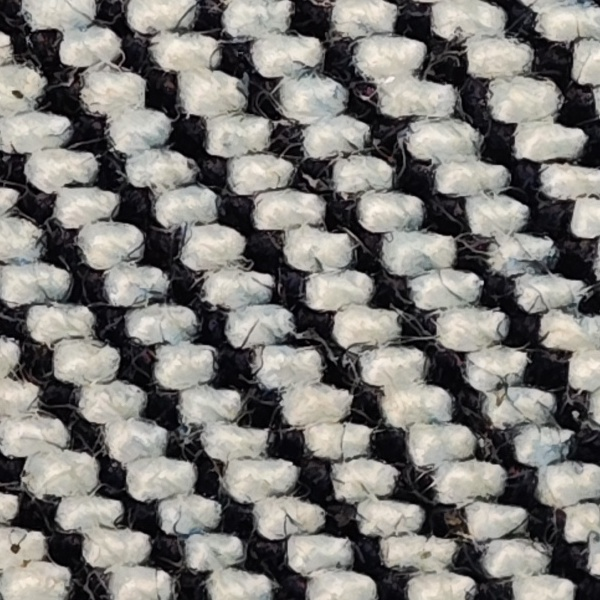
#> input picture experiments/shibie-8k-rt-physical-optics/photo_05_real_R_native600.jpg, 600 x 600 px
$ python -i symmetric_valley_user_v2.py   (imports and definitions only)   (older library calls are emulated)
#> lines starting #> are read from the running program, lines starting #| are printed output that depends on the picture; after the words box and inside, x2 and y2 are one past the last pixel; in counts of white or black regions, pixels touching at a corner belong together
#> further down, picture is the input picture: shape (600, 600, 3); mean B, G, R 119.6, 123.1, 125.2
"""VERBATIM user-supplied V2 algorithm; tested but NOT a validated physical yarn detector.

Risk: accepted=True refers only to a strong symmetric optical valley, not true yarn.
Risk: peak/median `confidence` is not a calibrated probability and may overflow.
Do not wire this directly to the main product or V5.
"""
import cv2
import numpy as np


def detect_true_yarn_directions_v2(
    img_bgr, shoulder_dist_list=(2.0, 3.2), symmetry_alpha=2.0
):
  """V2: 基于【法向双肩同高对称算子 + 谷底零梯度门控 + 切向共线游程】的真实纱向检测

  彻底抛弃激进的白点膨胀掩码，正反面通用，自动剔除暗色浮点边缘。

  返回:
      dict: {
          'accepted': bool,            # 是否通过真实纱缝置信度检验 (可拒判纯浮点负例)
          'warp_or_dom_deg': float,    # 显性主纱线方向 (正面通常为经纱, 反面通常为纬纱, 0~180°)
          'ortho_yarn_deg': float,     # 正交另一组纱线方向 (0~180°)
          'pattern_deg': float,        # 宏观编织花纹/斜纹方向 (0~180°)
          'valid_pixel_ratio': float,  # 参与候选评估的有效像素比例
          'confidence': float,         # 方向峰值显著度置信度
          'sym_seam_map': np.ndarray   # 可视化用的对称暗缝响应图
      }
  """
#> called with shoulder_dist_list = (2, 3.2), symmetry_alpha = 2
  # 1. 严格中心对称偶数尺寸裁剪 + 圆形各向同性窗口 (保证100%四向90°旋转一致)
  h, w = img_bgr.shape[:2]
#> h = 600; w = 600
  roi_size = (min(h, w, 600) // 2) * 2
#> roi_size = 600
  y0, x0 = (h - roi_size) // 2, (w - roi_size) // 2
#> y0 = 0; x0 = 0
  roi = img_bgr[y0 : y0 + roi_size, x0 : x0 + roi_size]

  gray = cv2.cvtColor(roi, cv2.COLOR_BGR2GRAY).astype(np.float32)

  # 构建严格旋转对称的圆形掩码 (消除正方形四角对斜线长度的偏置)
  yy, xx = np.mgrid[0:roi_size, 0:roi_size].astype(np.float32)
  center = (roi_size - 1) / 2.0
#> center = 299.5
  radius = roi_size * 0.46
#> radius = 276
  dist_from_center = np.hypot(xx - center, yy - center)
  circular_mask = dist_from_center <= radius

  # ---------------------------------------------------------
  # 模块 A: 提取宏观编织花纹方向 (参数10)
  # ---------------------------------------------------------
  gx_mac = cv2.Sobel(gray, cv2.CV_32F, 1, 0, ksize=5)
  gy_mac = cv2.Sobel(gray, cv2.CV_32F, 0, 1, ksize=5)
  Jxx = cv2.GaussianBlur(gx_mac * gx_mac, (25, 25), 5.0)
  Jyy = cv2.GaussianBlur(gy_mac * gy_mac, (25, 25), 5.0)
  Jxy = cv2.GaussianBlur(gx_mac * gy_mac, (25, 25), 5.0)
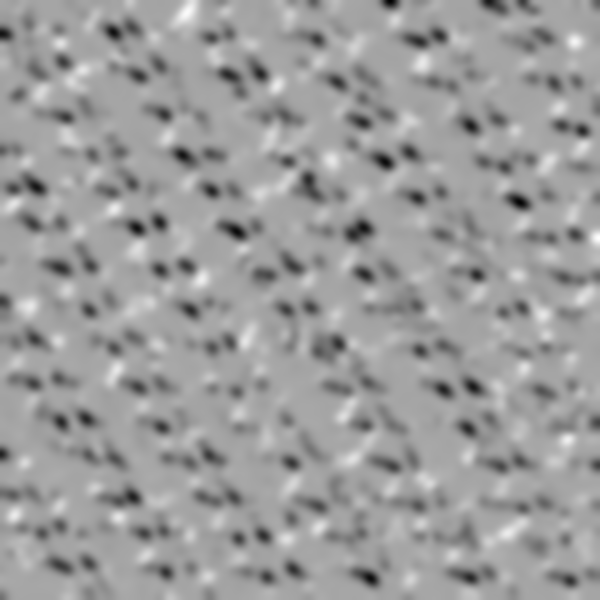
#> Jxy: shape (600, 600) float32; min -5111639.5, max 2776161.5, mean -272644.1; drawn with min black and max white
  # 结构张量最大特征值对应梯度方向，+pi/2 为条纹切线方向
  pattern_rad = 0.5 * np.arctan2(
      2.0 * np.mean(Jxy[circular_mask]), np.mean((Jxx - Jyy)[circular_mask])
  ) + (np.pi / 2.0)
#> pattern_rad = 0.396
  pattern_deg = float(np.degrees(pattern_rad) % 180.0)
#> pattern_deg = 22.72

  # ---------------------------------------------------------
  # 模块 B: 原始灰度图微尺度 Hessian 暗谷法线与切线计算 (无半波倒转, 零90°偏差)
  # ---------------------------------------------------------
  # 轻微平滑保留 1.5~4px 纱缝，同时提取一阶与二阶导数
  smooth = cv2.GaussianBlur(gray, (5, 5), 1.1)

  Ix = cv2.Sobel(smooth, cv2.CV_32F, 1, 0, ksize=3) / 8.0
  Iy = cv2.Sobel(smooth, cv2.CV_32F, 0, 1, ksize=3) / 8.0
  Ixx = cv2.Sobel(smooth, cv2.CV_32F, 2, 0, ksize=3) / 4.0
  Iyy = cv2.Sobel(smooth, cv2.CV_32F, 0, 2, ksize=3) / 4.0
  Ixy = cv2.Sobel(smooth, cv2.CV_32F, 1, 1, ksize=3) / 4.0

  # 在原始未倒转图像上，暗谷(Dark Valley)的法线方向具有最大的【正】二阶导数 lambda_n > 0
  trace = Ixx + Iyy
  det_term = np.sqrt((Ixx - Iyy) ** 2 + 4.0 * (Ixy**2) + 1e-12)
  lambda_n = 0.5 * (trace + det_term)  # 垂直于暗缝方向的正曲率 (越大说明谷越深锐)
  lambda_t = 0.5 * (trace - det_term)  # 沿着暗缝切线方向的曲率 (理想直线接近0)

  # 法线角度 phi_n (指向最大正曲率方向) 与 纱缝切线角度 theta_t = phi_n + 90°
  phi_n = 0.5 * np.arctan2(2.0 * Ixy, Ixx - Iyy)
  theta_t = (phi_n + 0.5 * np.pi) % np.pi

  nx = np.cos(phi_n).astype(np.float32)
  ny = np.sin(phi_n).astype(np.float32)
  tx = -ny  # 切线单位向量 x
  ty = nx  # 切线单位向量 y

  # ---------------------------------------------------------
  # 模块 C: 法向双肩同高对称算子 (剔除暗色浮点边缘与纯白点光晕)
  # ---------------------------------------------------------
  # 谷底中心一阶法向梯度 g_n (真暗缝在谷底 g_n ≈ 0，而浮点暗边缘在斜坡上 |g_n| 很大)
  g_n = np.abs(Ix * nx + Iy * ny)

  sym_seam_map = np.zeros_like(gray)
  for d in shoulder_dist_list:
    # 沿法线方向在 ±d 处进行双线性插值采样左右双肩灰度 I_+ 和 I_-
    I_plus = cv2.remap(
        smooth, xx + d * nx, yy + d * ny, cv2.INTER_LINEAR, borderMode=cv2.BORDER_REFLECT
    )
    I_minus = cv2.remap(
        smooth, xx - d * nx, yy - d * ny, cv2.INTER_LINEAR, borderMode=cv2.BORDER_REFLECT
    )

    delta_plus = I_plus - smooth
    delta_minus = I_minus - smooth

    # 条件1: 左右双肩必须同时高于谷底 (min_rise > 0)
    min_rise = np.minimum(delta_plus, delta_minus)
    both_higher = min_rise > 0.0

    # 条件2: 双肩高度对称性 (若一侧是白浮点、一侧是蓝纱，|delta_+ - delta_-| 极大，权重直接归0)
    shoulder_sum = delta_plus + delta_minus + 1e-6
    shoulder_diff = np.abs(delta_plus - delta_minus)
    w_sym = np.clip(1.0 - symmetry_alpha * (shoulder_diff / shoulder_sum), 0.0, 1.0)

    # 条件3: 谷底一阶法向梯度门控 (要求极值点位于中心而非陡坡)
    w_bottom = np.exp(-0.5 * (g_n / (0.35 * shoulder_sum + 1e-4)) ** 2)

    # 综合该尺度的对称暗谷响应
    resp_d = np.where(both_higher, min_rise * w_sym * w_bottom, 0.0)
    sym_seam_map = np.maximum(sym_seam_map, resp_d)
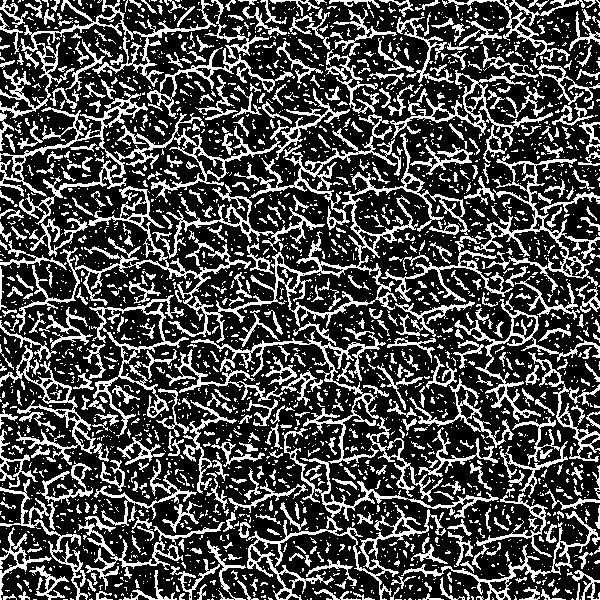
#> both_higher: shape (600, 600) bool; 28.8% white in thin lines or dots

  # 乘以正曲率强度，并抑制各向同性圆坑 (要求法向曲率显著大于切向曲率绝对值)
  tubularity = np.clip(1.0 - np.abs(lambda_t) / (lambda_n + 1e-5), 0.0, 1.0)
  sym_seam_map = sym_seam_map * np.maximum(0.0, lambda_n) * tubularity

  # ---------------------------------------------------------
  # 模块 D: 切向共线游程验证 (斩断浮点周围短促弯曲的残余弧线)
  # ---------------------------------------------------------
  # 沿着局部切线方向 ±2.5px 采样，要求前后像素同样具有高对称暗谷响应且角度共线
  step_t = 2.5
  sym_fwd = cv2.remap(
      sym_seam_map, xx + step_t * tx, yy + step_t * ty, cv2.INTER_LINEAR
  )
  sym_bwd = cv2.remap(
      sym_seam_map, xx - step_t * tx, yy - step_t * ty, cv2.INTER_LINEAR
  )

  # 使用倍角余弦 cos(2*theta) 衡量前后切线方向的共线性 (避免 0°/180° 跳变)
  cos2t = np.cos(2.0 * theta_t).astype(np.float32)
  sin2t = np.sin(2.0 * theta_t).astype(np.float32)
  c_fwd = cv2.remap(cos2t, xx + step_t * tx, yy + step_t * ty, cv2.INTER_LINEAR)
  s_fwd = cv2.remap(sin2t, xx + step_t * tx, yy + step_t * ty, cv2.INTER_LINEAR)
  c_bwd = cv2.remap(cos2t, xx - step_t * tx, yy - step_t * ty, cv2.INTER_LINEAR)
  s_bwd = cv2.remap(sin2t, xx - step_t * tx, yy - step_t * ty, cv2.INTER_LINEAR)
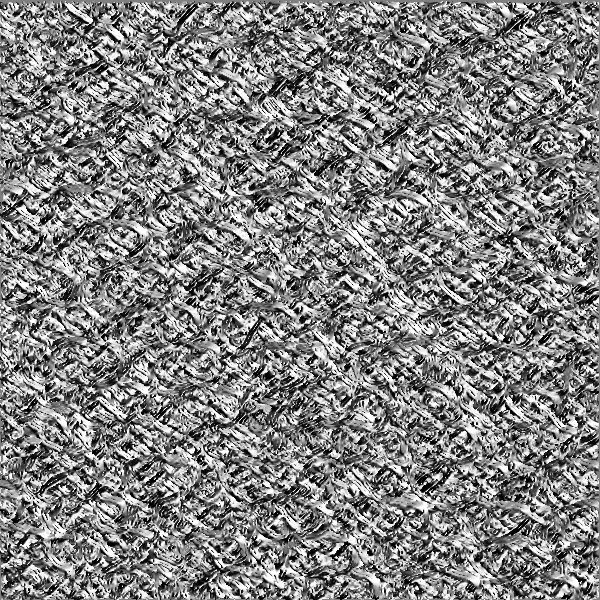
#> s_bwd: shape (600, 600) float32; min -1, max 1, mean 0.0224; drawn with min black and max white

  align_fwd = np.clip(cos2t * c_fwd + sin2t * s_fwd, 0.0, 1.0)
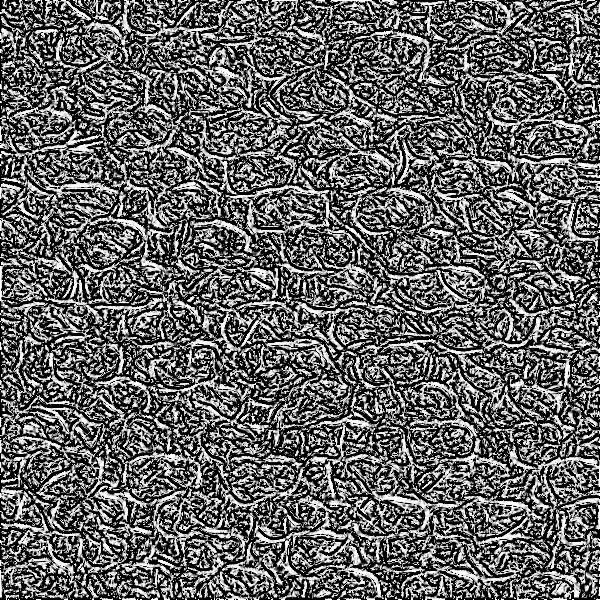
#> align_fwd: shape (600, 600) float32; min 0, max 1, mean 0.388
  align_bwd = np.clip(cos2t * c_bwd + sin2t * s_bwd, 0.0, 1.0)
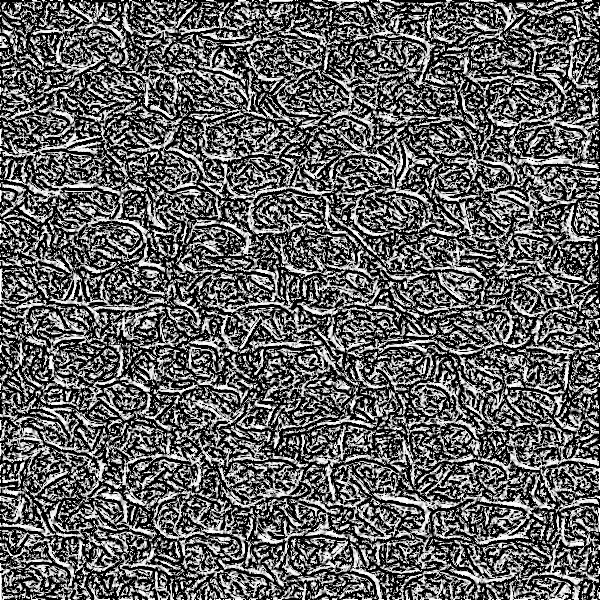
#> align_bwd: shape (600, 600) float32; min 0, max 1, mean 0.386

  # 几何平均游程增强：孤立圆弧点直接衰减，连续直线暗缝保留
  coherence_map = (
      (sym_seam_map * (sym_fwd + 1e-6) * (sym_bwd + 1e-6)) ** (1.0 / 3.0)
      * (align_fwd**2)
      * (align_bwd**2)
  )
  coherence_map *= circular_mask
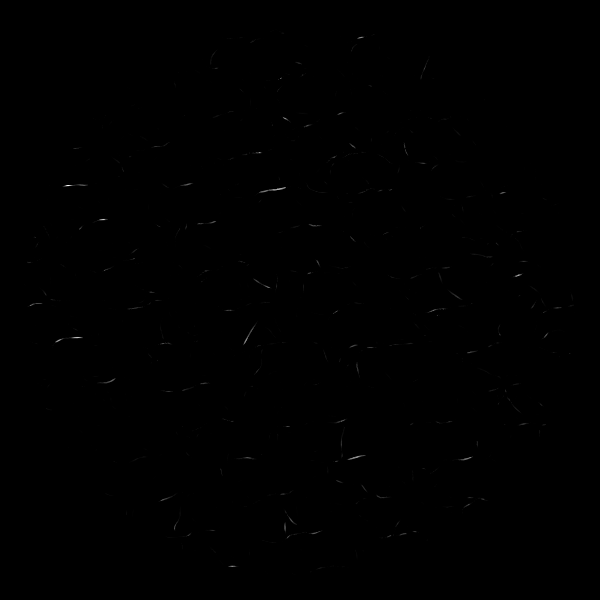
#> coherence_map: shape (600, 600) float32; min 0, max 2427.1, mean 2.1; drawn with min black and max white

  # ---------------------------------------------------------
  # 模块 E: 负例拒判机制与高精度旋转不变方向直方图
  # ---------------------------------------------------------
  active_mask = circular_mask & (sym_seam_map > 1e-3)
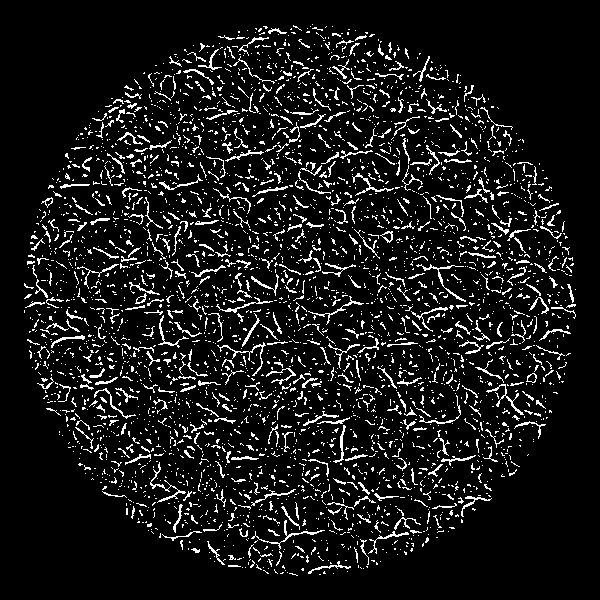
#> active_mask: shape (600, 600) bool; 9.2% white in thin lines or dots, all inside (x1, y1, x2, y2) = (24, 24, 576, 576)
  valid_pixel_ratio = float(np.sum(active_mask) / np.sum(circular_mask))
#> valid_pixel_ratio = 0.139

  # 若全图几乎没有对称暗谷 (例如【仅有白浮点的合成负例】)，直接拒判！
  max_coherence = float(np.max(coherence_map))
#> max_coherence = 2427.1
  if valid_pixel_ratio < 0.015 or max_coherence < 1e-2:
    return {
        'accepted': False,
        'warp_or_dom_deg': None,
        'ortho_yarn_deg': None,
        'pattern_deg': pattern_deg,
        'valid_pixel_ratio': valid_pixel_ratio,
        'confidence': 0.0,
        'sym_seam_map': coherence_map,
    }

  # 使用中心对齐的 720 bins (步长0.25°) 进行连续环形投票，确保90°旋转严格对称
  num_bins = 720
  deg_map = (np.degrees(theta_t) % 180.0).ravel()
  weights = coherence_map.ravel()

  # 将每个像素角度按线性插值分配到相邻两个 bin，彻底消除离散分箱边界跳变
  bin_float = (deg_map / 180.0) * num_bins
  bin_idx0 = np.floor(bin_float).astype(np.int32) % num_bins
  bin_idx1 = (bin_idx0 + 1) % num_bins
  frac = bin_float - np.floor(bin_float)

  hist = np.zeros(num_bins, dtype=np.float64)
  np.add.at(hist, bin_idx0, weights * (1.0 - frac))
  np.add.at(hist, bin_idx1, weights * frac)

  # 环形高斯平滑直方图
  pad = 36
  kernel = np.exp(-0.5 * (np.arange(-pad, pad + 1) / 8.0) ** 2)
  kernel /= np.sum(kernel)
  hist_padded = np.concatenate([hist[-pad:], hist, hist[:pad]])
  hist_smooth = np.convolve(hist_padded, kernel, mode='valid')

  # 计算峰值显著度置信度 (Peak-to-Median Ratio)
  peak_idx = int(np.argmax(hist_smooth))
  peak_val = hist_smooth[peak_idx]
  med_val = float(np.median(hist_smooth) + 1e-9)
  confidence = float(peak_val / med_val)

  if confidence < 1.8:
    return {
        'accepted': False,
        'warp_or_dom_deg': None,
        'ortho_yarn_deg': None,
        'pattern_deg': pattern_deg,
        'valid_pixel_ratio': valid_pixel_ratio,
        'confidence': confidence,
        'sym_seam_map': coherence_map,
    }

  dom_yarn_deg = float((peak_idx * 180.0 / num_bins) % 180.0)
  ortho_yarn_deg = float((dom_yarn_deg + 90.0) % 180.0)

  return {
      'accepted': True,
      'warp_or_dom_deg': dom_yarn_deg,
      'ortho_yarn_deg': ortho_yarn_deg,
      'pattern_deg': pattern_deg,
      'valid_pixel_ratio': valid_pixel_ratio,
      'confidence': confidence,
      'sym_seam_map': coherence_map,
  }

>>> import cv2
>>> picture = cv2.imread('../shibie-8k-rt-physical-optics/photo_05_real_R_native600.jpg')
>>> result = detect_true_yarn_directions_v2(picture)
#> result = 7 items
